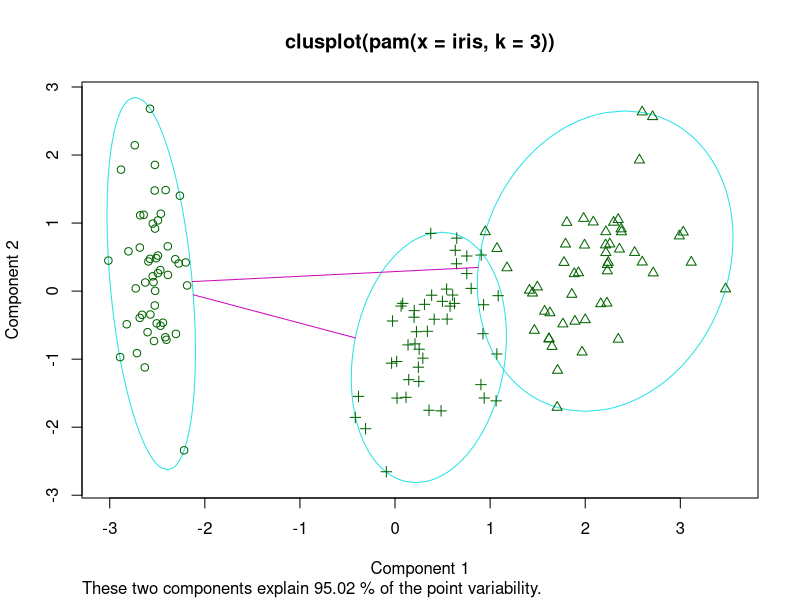
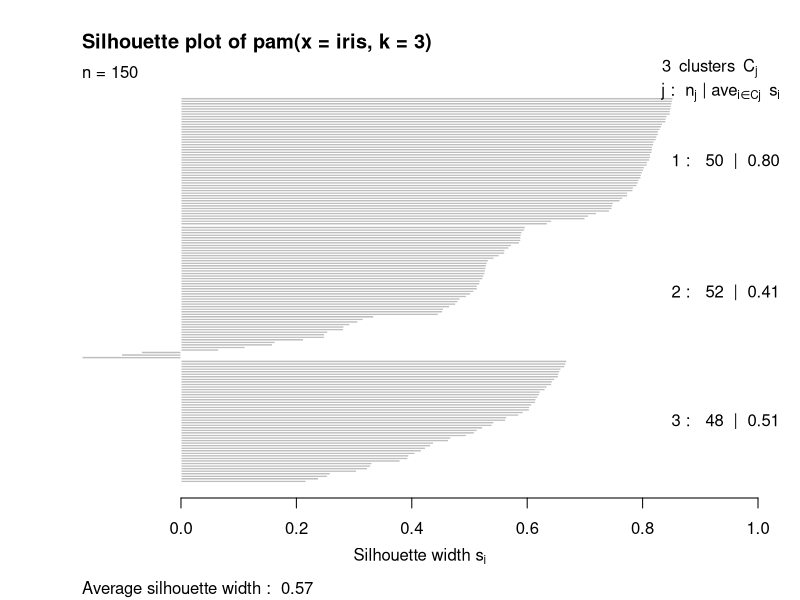

These charts were generated, in order, by the following R code:
#11a
install.packages("cluster")
library(cluster)
data("iris")
result <- pam(iris,3)
result
result$medoids
result$cluster
#table(result$cluster,iris$Species)
plot(result)


#11b
names <- letters[1:10]
ages <- c(20,22,23,21,20,19,22,24,22,21)
salary <- c(22.2,34.9,44,40,35,32,33,22,25,30)
emp <- data.frame(names,ages,salary,stringsAsFactors = FALSE)
emp
print('using rbind')
n_row <- c("z",22,31)
empr_r  <- rbind(emp,n_row) 
empr_r
print('using cbind')
gender<- c('m','m','m','m','m','m','m','m','m','m')
emp_c <- cbind(emp,gender)
emp_c